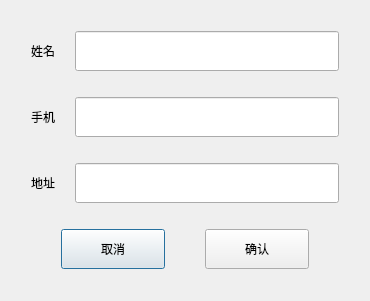
<?xml version="1.0" encoding="UTF-8"?>
<ui version="4.0">
 <class>Dialog</class>
 <widget class="QDialog" name="Dialog">
  <property name="geometry">
   <rect>
    <x>0</x>
    <y>0</y>
    <width>370</width>
    <height>301</height>
   </rect>
  </property>
  <property name="windowTitle">
   <string>Dialog</string>
  </property>
  <layout class="QVBoxLayout" name="verticalLayout">
   <item>
    <layout class="QHBoxLayout" name="horizontalLayout_4">
     <property name="spacing">
      <number>20</number>
     </property>
     <property name="leftMargin">
      <number>20</number>
     </property>
     <property name="rightMargin">
      <number>20</number>
     </property>
     <item>
      <widget class="QLabel" name="label">
       <property name="minimumSize">
        <size>
         <width>0</width>
         <height>40</height>
        </size>
       </property>
       <property name="text">
        <string>姓名</string>
       </property>
      </widget>
     </item>
     <item>
      <widget class="QLineEdit" name="nameEdit">
       <property name="minimumSize">
        <size>
         <width>0</width>
         <height>40</height>
        </size>
       </property>
       <property name="frame">
        <bool>true</bool>
       </property>
      </widget>
     </item>
    </layout>
   </item>
   <item>
    <layout class="QHBoxLayout" name="horizontalLayout_3">
     <property name="spacing">
      <number>20</number>
     </property>
     <property name="leftMargin">
      <number>20</number>
     </property>
     <property name="rightMargin">
      <number>20</number>
     </property>
     <item>
      <widget class="QLabel" name="label_2">
       <property name="minimumSize">
        <size>
         <width>0</width>
         <height>40</height>
        </size>
       </property>
       <property name="text">
        <string>手机</string>
       </property>
      </widget>
     </item>
     <item>
      <widget class="QLineEdit" name="phoneEdit">
       <property name="minimumSize">
        <size>
         <width>0</width>
         <height>40</height>
        </size>
       </property>
      </widget>
     </item>
    </layout>
   </item>
   <item>
    <layout class="QHBoxLayout" name="horizontalLayout_2">
     <property name="spacing">
      <number>20</number>
     </property>
     <property name="leftMargin">
      <number>20</number>
     </property>
     <property name="rightMargin">
      <number>20</number>
     </property>
     <item>
      <widget class="QLabel" name="label_3">
       <property name="minimumSize">
        <size>
         <width>0</width>
         <height>40</height>
        </size>
       </property>
       <property name="text">
        <string>地址</string>
       </property>
      </widget>
     </item>
     <item>
      <widget class="QLineEdit" name="addrEdit">
       <property name="minimumSize">
        <size>
         <width>0</width>
         <height>40</height>
        </size>
       </property>
      </widget>
     </item>
    </layout>
   </item>
   <item>
    <layout class="QHBoxLayout" name="horizontalLayout">
     <property name="spacing">
      <number>40</number>
     </property>
     <property name="leftMargin">
      <number>50</number>
     </property>
     <property name="rightMargin">
      <number>50</number>
     </property>
     <item>
      <widget class="QPushButton" name="cancelBtn">
       <property name="minimumSize">
        <size>
         <width>0</width>
         <height>40</height>
        </size>
       </property>
       <property name="text">
        <string>取消</string>
       </property>
      </widget>
     </item>
     <item>
      <widget class="QPushButton" name="confirmBtn">
       <property name="minimumSize">
        <size>
         <width>0</width>
         <height>40</height>
        </size>
       </property>
       <property name="text">
        <string>确认</string>
       </property>
      </widget>
     </item>
    </layout>
   </item>
  </layout>
 </widget>
 <resources/>
 <connections/>
</ui>
